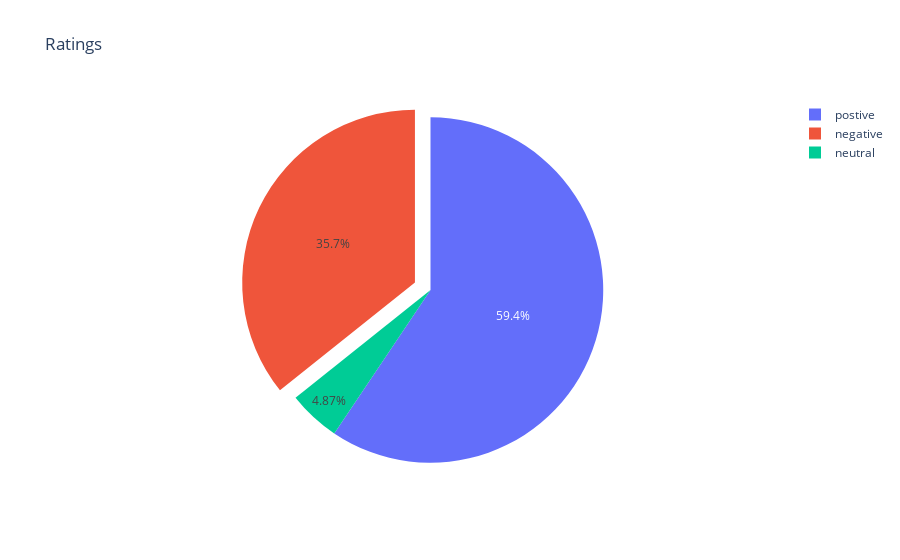

Notebook code for this chart:
### Markdown cell above
**Let's take a look on the ratings distribution in the data**

### Code cell
# Visualizing the rating distribution in the data
fig = go.Figure(data=[go.Pie(labels=["postive","negative","neutral"],values=[dataFrame.rating[dataFrame.rating==x].count() for x in dataFrame.rating.unique()],pull=[0, 0.1, 0])])
fig.update_layout(title='Ratings')
iplot(fig)

### Figure 1 — Plotly figure (JSON) as saved in the notebook; plotly's stock layout.template omitted (floating-point values rounded to 4 significant figures)
{"data": [{"labels": ["postive", "negative", "neutral"], "pull": [0, 0.1, 0], "values": [23171, 13934, 1899], "type": "pie"}], "layout": {"title": {"text": "Ratings"}, "autosize": true}}
